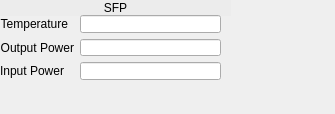
<?xml version="1.0" encoding="UTF-8"?>
<ui version="4.0">
 <class>Form</class>
 <widget class="QWidget" name="Form">
  <property name="geometry">
   <rect>
    <x>0</x>
    <y>0</y>
    <width>335</width>
    <height>114</height>
   </rect>
  </property>
  <property name="windowTitle">
   <string>Form</string>
  </property>
  <widget class="caLabel" name="calabel">
   <property name="geometry">
    <rect>
     <x>0</x>
     <y>0</y>
     <width>231</width>
     <height>16</height>
    </rect>
   </property>
   <property name="styleSheet">
    <string notr="true">background-color: rgb(236, 236, 236, 255);</string>
   </property>
   <property name="text">
    <string>SFP</string>
   </property>
   <property name="alignment">
    <set>Qt::AlignCenter</set>
   </property>
  </widget>
  <widget class="QWidget" name="formLayoutWidget">
   <property name="geometry">
    <rect>
     <x>0</x>
     <y>15</y>
     <width>221</width>
     <height>65</height>
    </rect>
   </property>
   <layout class="QFormLayout" name="formLayout">
    <property name="fieldGrowthPolicy">
     <enum>QFormLayout::AllNonFixedFieldsGrow</enum>
    </property>
    <item row="0" column="0">
     <widget class="QLabel" name="label_16">
      <property name="text">
       <string>Temperature</string>
      </property>
      <property name="alignment">
       <set>Qt::AlignRight|Qt::AlignTrailing|Qt::AlignVCenter</set>
      </property>
     </widget>
    </item>
    <item row="0" column="1">
     <widget class="caLineEdit" name="calineedit_6">
      <property name="toolTip">
       <string>Transceiver temperature in Celsius</string>
      </property>
      <property name="channel" stdset="0">
       <string notr="true">$(EVR):SFP$(ID)-T-I</string>
      </property>
      <property name="unitsEnabled">
       <bool>true</bool>
      </property>
     </widget>
    </item>
    <item row="1" column="0">
     <widget class="QLabel" name="label_17">
      <property name="text">
       <string>Output Power</string>
      </property>
      <property name="alignment">
       <set>Qt::AlignRight|Qt::AlignTrailing|Qt::AlignVCenter</set>
      </property>
     </widget>
    </item>
    <item row="1" column="1">
     <widget class="caLineEdit" name="calineedit_7">
      <property name="toolTip">
       <string>Transceiver optical output power</string>
      </property>
      <property name="channel" stdset="0">
       <string notr="true">$(EVR):SFP$(ID)-Pwr-TX-I</string>
      </property>
      <property name="unitsEnabled">
       <bool>true</bool>
      </property>
     </widget>
    </item>
    <item row="2" column="0">
     <widget class="QLabel" name="label_18">
      <property name="text">
       <string>Input Power</string>
      </property>
      <property name="alignment">
       <set>Qt::AlignRight|Qt::AlignTrailing|Qt::AlignVCenter</set>
      </property>
     </widget>
    </item>
    <item row="2" column="1">
     <widget class="caLineEdit" name="calineedit_8">
      <property name="toolTip">
       <string>Transceiver optical input power</string>
      </property>
      <property name="channel" stdset="0">
       <string notr="true">$(EVR):SFP$(ID)$(ID)-Pwr-RX-I</string>
      </property>
      <property name="unitsEnabled">
       <bool>true</bool>
      </property>
     </widget>
    </item>
   </layout>
  </widget>
  <widget class="caRelatedDisplay" name="carelateddisplay_3">
   <property name="geometry">
    <rect>
     <x>219</x>
     <y>0</y>
     <width>41</width>
     <height>31</height>
    </rect>
   </property>
   <property name="toolTip">
    <string>Detailed SFP information</string>
   </property>
   <property name="background">
    <color>
     <red>183</red>
     <green>157</green>
     <blue>92</blue>
    </color>
   </property>
   <property name="labels">
    <string notr="true">More</string>
   </property>
   <property name="files">
    <string notr="true">G_EVR_sfp.ui</string>
   </property>
   <property name="args">
    <string notr="true">ID=$(ID),EVR=$(EVR)</string>
   </property>
  </widget>
 </widget>
 <customwidgets>
  <customwidget>
   <class>caRelatedDisplay</class>
   <extends>QWidget</extends>
   <header>caRelatedDisplay</header>
  </customwidget>
  <customwidget>
   <class>caLabel</class>
   <extends>QLabel</extends>
   <header>caLabel</header>
  </customwidget>
  <customwidget>
   <class>caLineEdit</class>
   <extends>QLineEdit</extends>
   <header>caLineEdit</header>
  </customwidget>
 </customwidgets>
 <resources/>
 <connections/>
</ui>
